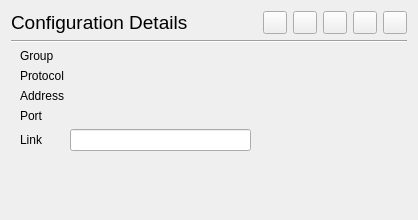
<?xml version="1.0" encoding="UTF-8"?>
<ui version="4.0">
 <class>ConnectionInfoWidget</class>
 <widget class="QWidget" name="ConnectionInfoWidget">
  <property name="geometry">
   <rect>
    <x>0</x>
    <y>0</y>
    <width>418</width>
    <height>220</height>
   </rect>
  </property>
  <property name="sizePolicy">
   <sizepolicy hsizetype="MinimumExpanding" vsizetype="MinimumExpanding">
    <horstretch>0</horstretch>
    <verstretch>0</verstretch>
   </sizepolicy>
  </property>
  <property name="mouseTracking">
   <bool>true</bool>
  </property>
  <property name="windowTitle">
   <string>Form</string>
  </property>
  <layout class="QVBoxLayout" name="verticalLayout">
   <item>
    <layout class="QHBoxLayout" name="horizontalLayout_2">
     <item>
      <widget class="QLabel" name="connNameLabel">
       <property name="font">
        <font>
         <pointsize>14</pointsize>
        </font>
       </property>
       <property name="text">
        <string>Configuration Details</string>
       </property>
      </widget>
     </item>
     <item>
      <layout class="QHBoxLayout" name="horizontalLayout">
       <item>
        <spacer name="horizontalSpacer">
         <property name="orientation">
          <enum>Qt::Horizontal</enum>
         </property>
         <property name="sizeHint" stdset="0">
          <size>
           <width>40</width>
           <height>20</height>
          </size>
         </property>
        </spacer>
       </item>
       <item>
        <widget class="QToolButton" name="connectBtn">
         <property name="toolTip">
          <string>Connect/Disconnect</string>
         </property>
         <property name="text">
          <string/>
         </property>
         <property name="icon">
          <iconset>
           <normaloff>:/ui_dark/start.svg</normaloff>:/ui_dark/start.svg</iconset>
         </property>
        </widget>
       </item>
       <item>
        <widget class="QToolButton" name="editBtn">
         <property name="toolTip">
          <string>Edit Connection</string>
         </property>
         <property name="text">
          <string/>
         </property>
         <property name="icon">
          <iconset>
           <normaloff>:/ui_dark/edit.svg</normaloff>:/ui_dark/edit.svg</iconset>
         </property>
        </widget>
       </item>
       <item>
        <widget class="QToolButton" name="editJsonBtn">
         <property name="toolTip">
          <string>Edit Connection as JSON</string>
         </property>
         <property name="text">
          <string/>
         </property>
         <property name="icon">
          <iconset>
           <normaloff>:/ui_dark/edit.svg</normaloff>:/ui_dark/edit.svg</iconset>
         </property>
        </widget>
       </item>
       <item>
        <widget class="QToolButton" name="latencyBtn">
         <property name="toolTip">
          <string>Latency Test</string>
         </property>
         <property name="text">
          <string/>
         </property>
        </widget>
       </item>
       <item>
        <widget class="QToolButton" name="deleteBtn">
         <property name="toolTip">
          <string>Delete Connection</string>
         </property>
         <property name="text">
          <string/>
         </property>
         <property name="icon">
          <iconset>
           <normaloff>:/ui_dark/ashbin.svg</normaloff>:/ui_dark/ashbin.svg</iconset>
         </property>
        </widget>
       </item>
      </layout>
     </item>
    </layout>
   </item>
   <item>
    <widget class="Line" name="line">
     <property name="orientation">
      <enum>Qt::Horizontal</enum>
     </property>
    </widget>
   </item>
   <item>
    <widget class="QStackedWidget" name="stackedWidget">
     <property name="currentIndex">
      <number>0</number>
     </property>
     <widget class="QWidget" name="page">
      <layout class="QHBoxLayout" name="horizontalLayout_3" stretch="1,0">
       <property name="topMargin">
        <number>0</number>
       </property>
       <property name="rightMargin">
        <number>0</number>
       </property>
       <property name="bottomMargin">
        <number>0</number>
       </property>
       <item>
        <layout class="QFormLayout" name="formLayout">
         <item row="0" column="0">
          <widget class="QLabel" name="label_4">
           <property name="text">
            <string>Group</string>
           </property>
          </widget>
         </item>
         <item row="0" column="1">
          <widget class="QLabel" name="groupLabel">
           <property name="sizePolicy">
            <sizepolicy hsizetype="MinimumExpanding" vsizetype="Preferred">
             <horstretch>0</horstretch>
             <verstretch>0</verstretch>
            </sizepolicy>
           </property>
           <property name="cursor">
            <cursorShape>IBeamCursor</cursorShape>
           </property>
           <property name="text">
            <string notr="true"/>
           </property>
           <property name="wordWrap">
            <bool>true</bool>
           </property>
           <property name="textInteractionFlags">
            <set>Qt::LinksAccessibleByMouse|Qt::TextSelectableByMouse</set>
           </property>
          </widget>
         </item>
         <item row="1" column="0">
          <widget class="QLabel" name="label_2">
           <property name="text">
            <string>Protocol</string>
           </property>
          </widget>
         </item>
         <item row="1" column="1">
          <widget class="QLabel" name="protocolLabel">
           <property name="sizePolicy">
            <sizepolicy hsizetype="MinimumExpanding" vsizetype="Preferred">
             <horstretch>0</horstretch>
             <verstretch>0</verstretch>
            </sizepolicy>
           </property>
           <property name="cursor">
            <cursorShape>IBeamCursor</cursorShape>
           </property>
           <property name="text">
            <string notr="true"/>
           </property>
           <property name="wordWrap">
            <bool>true</bool>
           </property>
           <property name="textInteractionFlags">
            <set>Qt::LinksAccessibleByMouse|Qt::TextSelectableByMouse</set>
           </property>
          </widget>
         </item>
         <item row="2" column="0">
          <widget class="QLabel" name="label">
           <property name="text">
            <string>Address</string>
           </property>
          </widget>
         </item>
         <item row="2" column="1">
          <widget class="QLabel" name="addressLabel">
           <property name="sizePolicy">
            <sizepolicy hsizetype="MinimumExpanding" vsizetype="Preferred">
             <horstretch>0</horstretch>
             <verstretch>0</verstretch>
            </sizepolicy>
           </property>
           <property name="cursor">
            <cursorShape>IBeamCursor</cursorShape>
           </property>
           <property name="text">
            <string notr="true"/>
           </property>
           <property name="wordWrap">
            <bool>true</bool>
           </property>
           <property name="textInteractionFlags">
            <set>Qt::LinksAccessibleByMouse|Qt::TextSelectableByMouse</set>
           </property>
          </widget>
         </item>
         <item row="3" column="0">
          <widget class="QLabel" name="label_3">
           <property name="text">
            <string>Port</string>
           </property>
          </widget>
         </item>
         <item row="3" column="1">
          <widget class="QLabel" name="portLabel">
           <property name="sizePolicy">
            <sizepolicy hsizetype="MinimumExpanding" vsizetype="Preferred">
             <horstretch>0</horstretch>
             <verstretch>0</verstretch>
            </sizepolicy>
           </property>
           <property name="cursor">
            <cursorShape>IBeamCursor</cursorShape>
           </property>
           <property name="text">
            <string notr="true"/>
           </property>
           <property name="textInteractionFlags">
            <set>Qt::LinksAccessibleByMouse|Qt::TextSelectableByMouse</set>
           </property>
          </widget>
         </item>
         <item row="4" column="0">
          <widget class="QLabel" name="shareLinkLabel">
           <property name="text">
            <string>Link</string>
           </property>
          </widget>
         </item>
         <item row="4" column="1">
          <widget class="QLineEdit" name="shareLinkTxt">
           <property name="cursor">
            <cursorShape>IBeamCursor</cursorShape>
           </property>
           <property name="text">
            <string notr="true"/>
           </property>
           <property name="readOnly">
            <bool>true</bool>
           </property>
          </widget>
         </item>
        </layout>
       </item>
       <item>
        <widget class="QWidget" name="qrImageWidget" native="true">
         <layout class="QVBoxLayout" name="_2">
          <property name="spacing">
           <number>0</number>
          </property>
          <property name="leftMargin">
           <number>0</number>
          </property>
          <property name="topMargin">
           <number>0</number>
          </property>
          <property name="rightMargin">
           <number>0</number>
          </property>
          <property name="bottomMargin">
           <number>0</number>
          </property>
          <item>
           <widget class="QLabel" name="qrLabel">
            <property name="sizePolicy">
             <sizepolicy hsizetype="Fixed" vsizetype="Fixed">
              <horstretch>0</horstretch>
              <verstretch>0</verstretch>
             </sizepolicy>
            </property>
            <property name="minimumSize">
             <size>
              <width>150</width>
              <height>150</height>
             </size>
            </property>
            <property name="maximumSize">
             <size>
              <width>150</width>
              <height>150</height>
             </size>
            </property>
            <property name="toolTip">
             <string>QR Code</string>
            </property>
            <property name="text">
             <string/>
            </property>
            <property name="pixmap">
             <pixmap>:/assets/icons/qv2ray.png</pixmap>
            </property>
            <property name="scaledContents">
             <bool>true</bool>
            </property>
            <property name="alignment">
             <set>Qt::AlignCenter</set>
            </property>
            <property name="textInteractionFlags">
             <set>Qt::NoTextInteraction</set>
            </property>
           </widget>
          </item>
          <item>
           <spacer name="verticalSpacer">
            <property name="orientation">
             <enum>Qt::Vertical</enum>
            </property>
            <property name="sizeHint" stdset="0">
             <size>
              <width>0</width>
              <height>0</height>
             </size>
            </property>
           </spacer>
          </item>
         </layout>
        </widget>
       </item>
      </layout>
     </widget>
     <widget class="QWidget" name="page_3">
      <layout class="QFormLayout" name="formLayout_2">
       <property name="topMargin">
        <number>0</number>
       </property>
       <property name="rightMargin">
        <number>0</number>
       </property>
       <property name="bottomMargin">
        <number>0</number>
       </property>
       <item row="0" column="0">
        <widget class="QLabel" name="label_6">
         <property name="text">
          <string>Group Name</string>
         </property>
        </widget>
       </item>
       <item row="0" column="1">
        <widget class="QLabel" name="groupNameLabel">
         <property name="cursor">
          <cursorShape>IBeamCursor</cursorShape>
         </property>
         <property name="text">
          <string/>
         </property>
         <property name="wordWrap">
          <bool>true</bool>
         </property>
         <property name="textInteractionFlags">
          <set>Qt::LinksAccessibleByMouse|Qt::TextSelectableByMouse</set>
         </property>
        </widget>
       </item>
       <item row="1" column="0">
        <widget class="QLabel" name="label_9">
         <property name="text">
          <string>Subscription Link</string>
         </property>
        </widget>
       </item>
       <item row="2" column="0">
        <widget class="QLabel" name="label_7">
         <property name="text">
          <string>Share Link</string>
         </property>
        </widget>
       </item>
       <item row="2" column="1">
        <widget class="QPlainTextEdit" name="groupShareTxt">
         <property name="sizePolicy">
          <sizepolicy hsizetype="MinimumExpanding" vsizetype="Preferred">
           <horstretch>0</horstretch>
           <verstretch>0</verstretch>
          </sizepolicy>
         </property>
         <property name="minimumSize">
          <size>
           <width>1</width>
           <height>1</height>
          </size>
         </property>
         <property name="horizontalScrollBarPolicy">
          <enum>Qt::ScrollBarAlwaysOn</enum>
         </property>
         <property name="sizeAdjustPolicy">
          <enum>QAbstractScrollArea::AdjustToContents</enum>
         </property>
         <property name="lineWrapMode">
          <enum>QPlainTextEdit::NoWrap</enum>
         </property>
         <property name="readOnly">
          <bool>true</bool>
         </property>
        </widget>
       </item>
       <item row="1" column="1">
        <widget class="QLineEdit" name="groupSubsLinkTxt">
         <property name="readOnly">
          <bool>true</bool>
         </property>
        </widget>
       </item>
      </layout>
     </widget>
    </widget>
   </item>
  </layout>
 </widget>
 <resources/>
 <connections/>
</ui>
